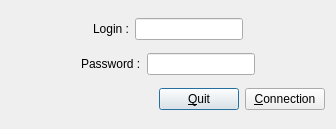
<?xml version="1.0" encoding="UTF-8"?>
<ui version="4.0">
 <class>DialogConnexion</class>
 <widget class="QDialog" name="DialogConnexion">
  <property name="geometry">
   <rect>
    <x>0</x>
    <y>0</y>
    <width>336</width>
    <height>129</height>
   </rect>
  </property>
  <property name="windowTitle">
   <string>Connection</string>
  </property>
  <layout class="QVBoxLayout" name="verticalLayout">
   <item>
    <layout class="QHBoxLayout" name="horizontalLayout_3">
     <item>
      <spacer name="horizontalSpacer">
       <property name="orientation">
        <enum>Qt::Horizontal</enum>
       </property>
       <property name="sizeHint" stdset="0">
        <size>
         <width>40</width>
         <height>20</height>
        </size>
       </property>
      </spacer>
     </item>
     <item>
      <widget class="QLabel" name="label">
       <property name="text">
        <string>Login :</string>
       </property>
      </widget>
     </item>
     <item>
      <widget class="QLineEdit" name="lineEditLogin"/>
     </item>
     <item>
      <spacer name="horizontalSpacer_2">
       <property name="orientation">
        <enum>Qt::Horizontal</enum>
       </property>
       <property name="sizeHint" stdset="0">
        <size>
         <width>40</width>
         <height>20</height>
        </size>
       </property>
      </spacer>
     </item>
    </layout>
   </item>
   <item>
    <layout class="QHBoxLayout" name="horizontalLayout_2">
     <item>
      <spacer name="horizontalSpacer_5">
       <property name="orientation">
        <enum>Qt::Horizontal</enum>
       </property>
       <property name="sizeHint" stdset="0">
        <size>
         <width>40</width>
         <height>20</height>
        </size>
       </property>
      </spacer>
     </item>
     <item>
      <widget class="QLabel" name="label_2">
       <property name="text">
        <string>Password :</string>
       </property>
      </widget>
     </item>
     <item>
      <widget class="QLineEdit" name="lineEditMotDePasse">
       <property name="echoMode">
        <enum>QLineEdit::Password</enum>
       </property>
      </widget>
     </item>
     <item>
      <spacer name="horizontalSpacer_6">
       <property name="orientation">
        <enum>Qt::Horizontal</enum>
       </property>
       <property name="sizeHint" stdset="0">
        <size>
         <width>40</width>
         <height>20</height>
        </size>
       </property>
      </spacer>
     </item>
    </layout>
   </item>
   <item>
    <layout class="QHBoxLayout" name="horizontalLayout">
     <item>
      <spacer name="horizontalSpacer_4">
       <property name="orientation">
        <enum>Qt::Horizontal</enum>
       </property>
       <property name="sizeHint" stdset="0">
        <size>
         <width>40</width>
         <height>20</height>
        </size>
       </property>
      </spacer>
     </item>
     <item>
      <widget class="QPushButton" name="pushButtonQuitter">
       <property name="text">
        <string>&amp;Quit</string>
       </property>
      </widget>
     </item>
     <item>
      <widget class="QPushButton" name="pushButtonConnection">
       <property name="text">
        <string>&amp;Connection</string>
       </property>
      </widget>
     </item>
    </layout>
   </item>
  </layout>
 </widget>
 <resources/>
 <connections/>
</ui>
